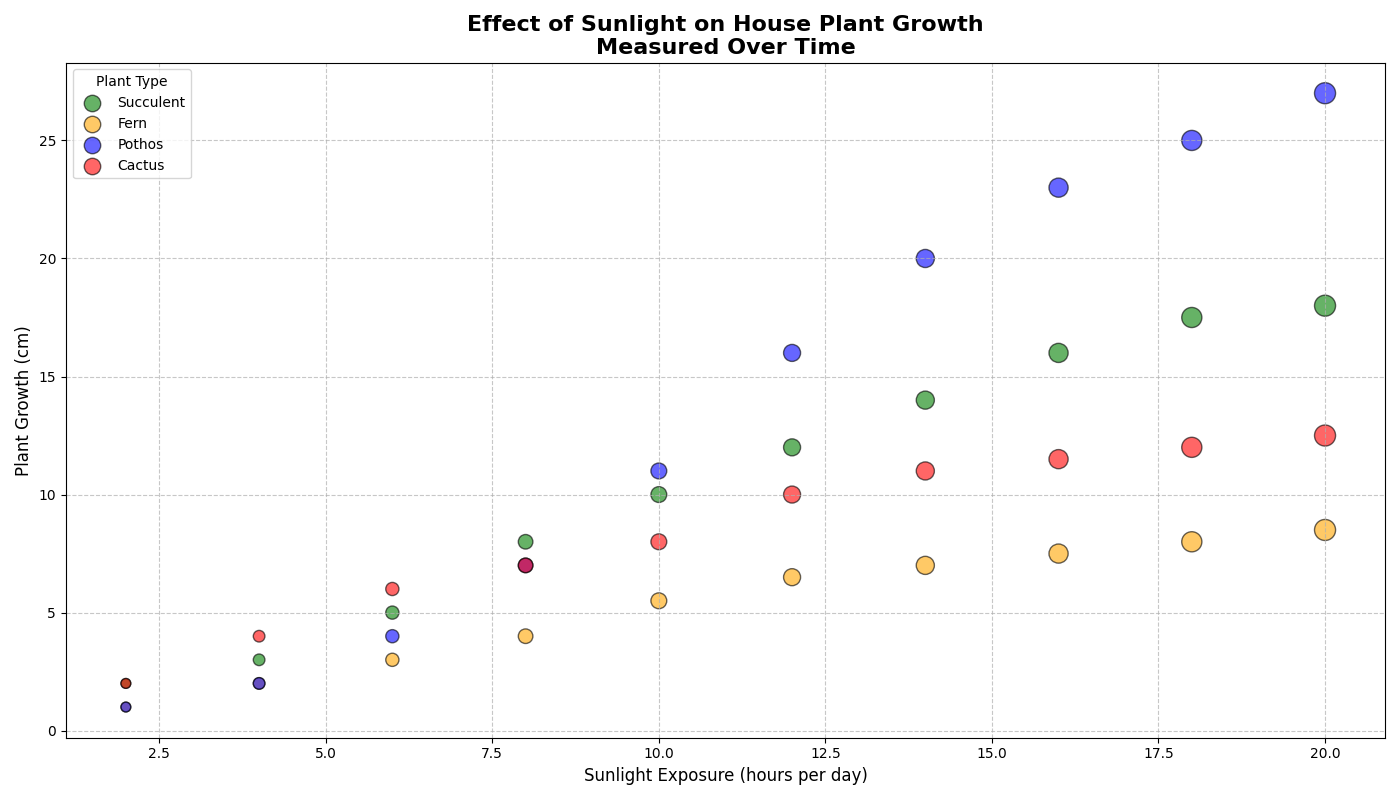

Write Python code to recreate this figure.
import matplotlib.pyplot as plt
import numpy as np

# House Plant Growth Analysis
# We are looking at the growth pattern of different house plants under varying light conditions over a period.

# Define growth (in centimeters) of different house plants under different light conditions
sunlight = np.array([2, 4, 6, 8, 10, 12, 14, 16, 18, 20])
succulent_growth = np.array([2, 3, 5, 8, 10, 12, 14, 16, 17.5, 18])
fern_growth = np.array([1, 2, 3, 4, 5.5, 6.5, 7, 7.5, 8, 8.5])
pothos_growth = np.array([1, 2, 4, 7, 11, 16, 20, 23, 25, 27])
cactus_growth = np.array([2, 4, 6, 7, 8, 10, 11, 11.5, 12, 12.5])

# Sizes for different subspecies, emphasizing their growth stages
sizes = np.array([50, 70, 90, 110, 130, 150, 170, 190, 210, 230])

# Create a scatter plot for plant growth under sunlight
plt.figure(figsize=(14, 8))

plt.scatter(sunlight, succulent_growth, s=sizes, c='green', alpha=0.6, edgecolor='k', label='Succulent')
plt.scatter(sunlight, fern_growth, s=sizes, c='orange', alpha=0.6, edgecolor='k', label='Fern')
plt.scatter(sunlight, pothos_growth, s=sizes, c='blue', alpha=0.6, edgecolor='k', label='Pothos')
plt.scatter(sunlight, cactus_growth, s=sizes, c='red', alpha=0.6, edgecolor='k', label='Cactus')

# Titles and labels
plt.title('Effect of Sunlight on House Plant Growth\nMeasured Over Time', fontsize=16, fontweight='bold')
plt.xlabel('Sunlight Exposure (hours per day)', fontsize=12)
plt.ylabel('Plant Growth (cm)', fontsize=12)

# Customizing the legend
plt.legend(title="Plant Type", loc='upper left', fontsize=10)

# Adding grid
plt.grid(True, linestyle='--', alpha=0.7)

# Adding a tight layout to avoid text overlapping
plt.tight_layout()

# Display the plot
plt.show()
